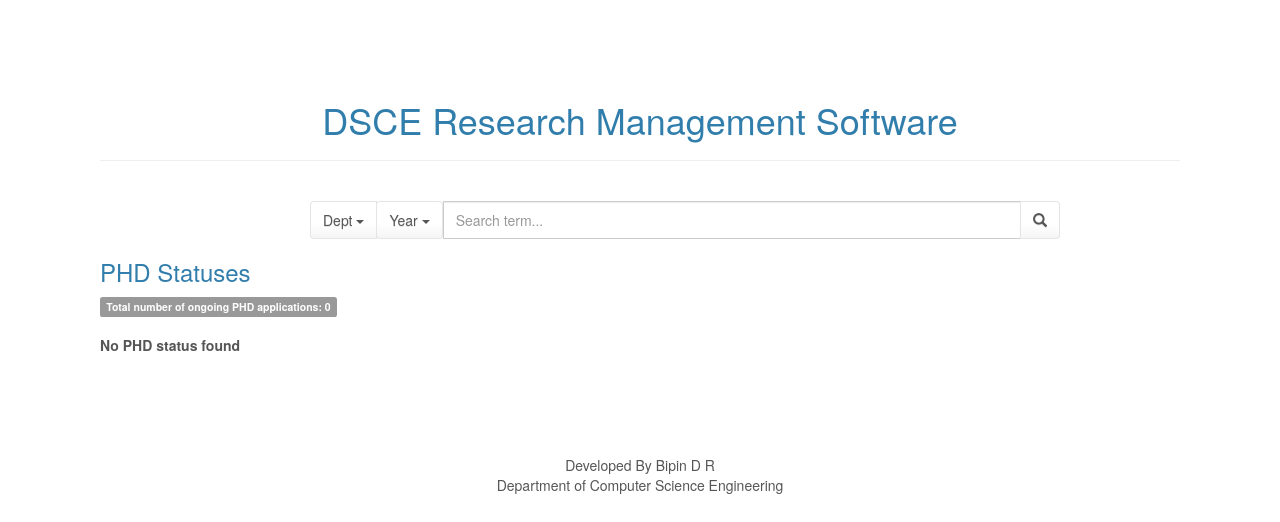
/phdstatus/, run on an earlier commit of the app's database.
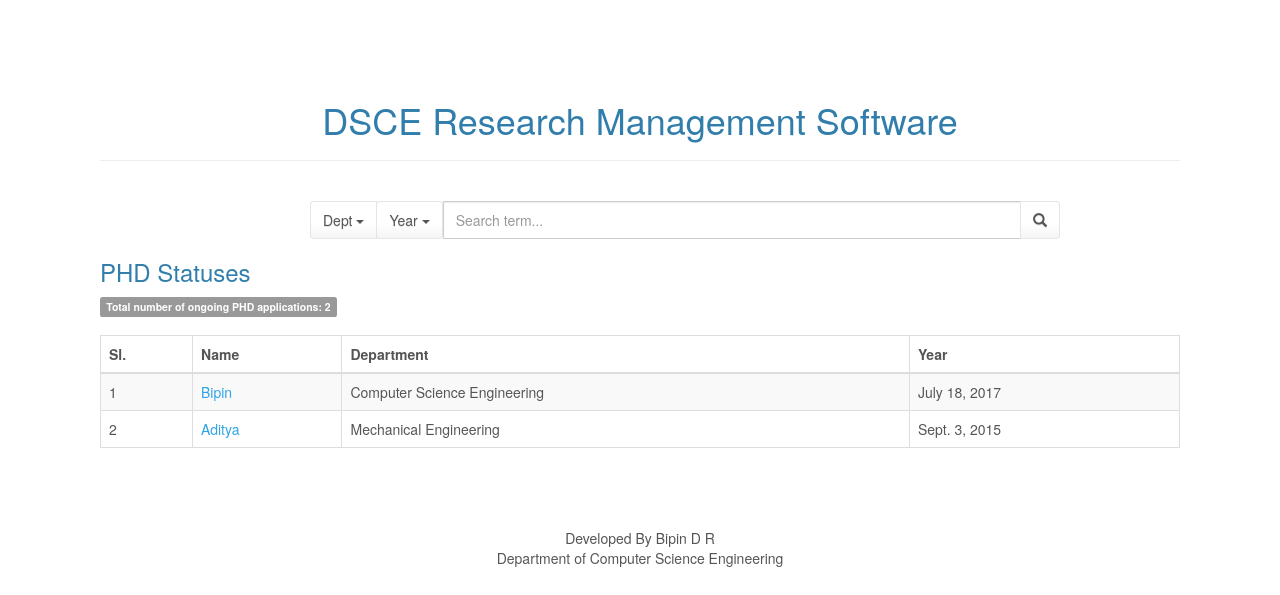
And on a later commit of the database.
### phdstatus/models.py (models this page shows, shortened)
class PhdStatus(models.Model):
    name = models.CharField("Name", max_length=200)
    dept = models.CharField("Department", max_length=200)
    guide = models.CharField("Guide", max_length=200)
    uni = models.CharField("University where registered", max_length=200)
    year = models.DateField("year of registration")
    other = models.TextField("Any other details")
    class Meta:
        verbose_name_plural = "PHD Statuses"

### phdstatus/views.py (the view)
def index(request):
    global all_statuses
    all_statuses = PhdStatus.objects.all()
    total = all_statuses.count()
    context = {
        'all_statuses': all_statuses,
        'total': total,
    }
    return render(request, 'Phdstatus/index.html', context)

### phdstatus/templates/Phdstatus/index.html (shortened to what this page needs)
<!DOCTYPE html>
<html>
<head>
    {% load staticfiles %}
    <link rel="stylesheet" href="{% static 'assets/bootstrap/css/bootstrap.min.css' %}">
    <link rel="stylesheet" href="{% static 'assets/css/styles.css' %}">
</head>
<body>
<h1 align="center">DSCE Research Management Software</h1>
<hr>
<br>
<div class="container">
    <form type="get" action="/phdstatus/bob" style="margin: 0">
        <div class="row">
            <div class="col-xs-8 col-xs-offset-2">
                <div class="input-group">
                    <div class="input-group-btn search-panel">
                        <button type="button" class="btn btn-default dropdown-toggle" data-toggle="dropdown">
                            <span id="search_dept">Dept</span> <span class="caret"></span>
                        </button>
                    </div>
                    <div class="input-group-btn search-panel">
                        <button type="button" class="btn btn-default dropdown-toggle" data-toggle="dropdown">
                            <span id="search_date">Year</span> <span class="caret"></span>
                        </button>
                    </div>
                    <input type="text" class="form-control" name="search_box" placeholder="Search term...">
                    <span class="input-group-btn">
                    <button id="search_submit" class="btn btn-default" type="submit"><span
                            class="glyphicon glyphicon-search"></span></button>
                    </span>
                </div>
            </div>
        </div>
    </form>
</div>
<a href="/phdstatus">
    <h3>PHD Statuses</h3>
</a>
<span class="label label-default">Total number of ongoing PHD applications: {{ total }}</span>
<br>
<br>
{% if all_statuses %}
    <div class="table-responsive">
        <table class="table table-striped table-bordered">
            <thead>
            <tr>
                <th>Sl.</th>
                <th>Name</th>
                <th>Department</th>
                <th>Year</th>
            </tr>
            </thead>
            <tbody>
            {% for i in all_statuses %}
                <tr>
                    <td>{{ forloop.counter }}</td>
                    <td><a href="{% url 'post' i.id %}">{{ i.name }}</a></td>
                    <td>{{ i.dept }}</td>
                    <td>{{ i.year }}</td>
                </tr>
            {% endfor %}
            </tbody>
        </table>
    </div>
{% else %}
    <strong>No PHD status found</strong>
    <br>
    <br>
    <br>
{% endif %}
<br>
<br>
<br>
<div class="footer">Developed By Bipin D R</div>
<div class="footer"> Department of Computer Science Engineering</div>
</body>
</html>

What changed in the data, as far as the page shows it:
added PhdStatus: name "Bipin", dept "Computer Science Engineering", year "July 18, 2017"
added PhdStatus: name "Aditya", dept "Mechanical Engineering", year "Sept. 3, 2015"
Also different on the page:
{{ total }}: "0" → "2"
text no longer shown: "No PHD status found"
text now shown: "Sl. Name Department Year"
